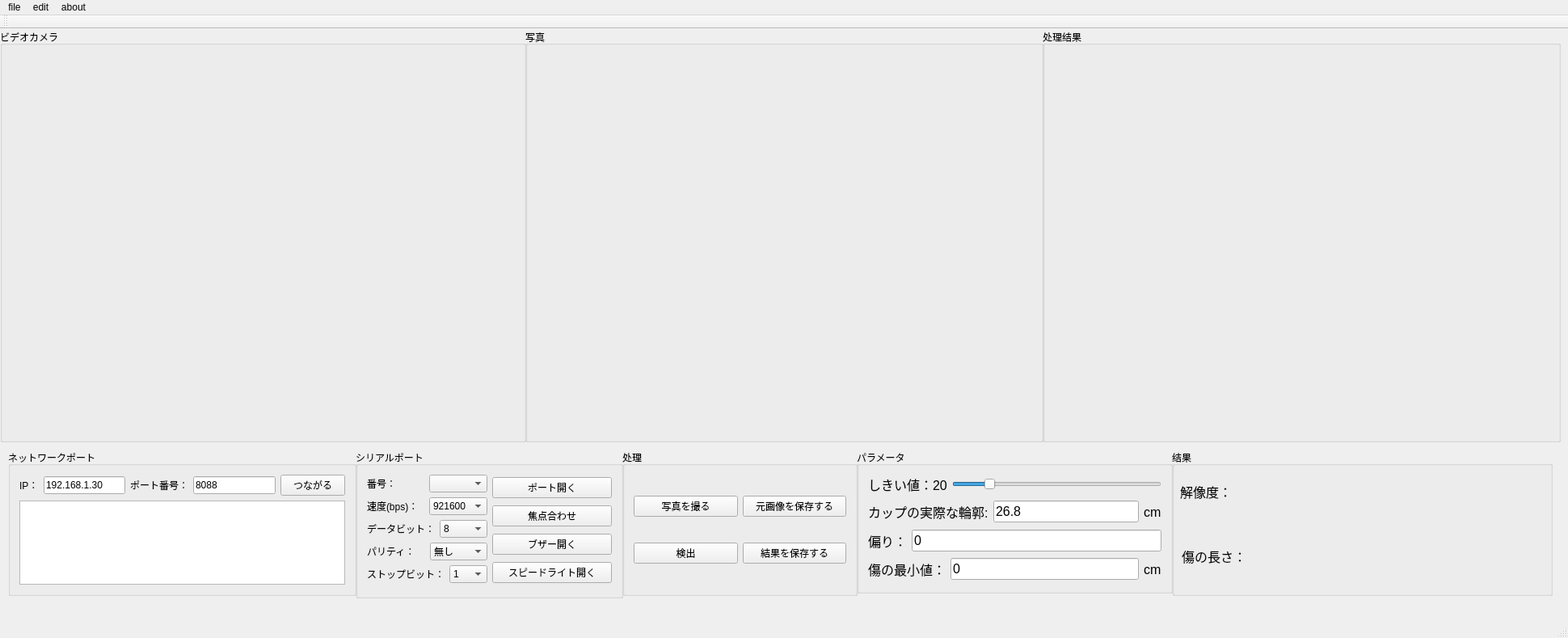
<?xml version="1.0" encoding="UTF-8"?>
<ui version="4.0">
 <class>MainWindow</class>
 <widget class="QMainWindow" name="MainWindow">
  <property name="geometry">
   <rect>
    <x>0</x>
    <y>0</y>
    <width>1940</width>
    <height>789</height>
   </rect>
  </property>
  <property name="windowTitle">
   <string>組み込みシステムを用いた産業用画像検出システムの設計（日本語版）@by Fan</string>
  </property>
  <widget class="QWidget" name="centralWidget">
   <widget class="QGroupBox" name="connectBox">
    <property name="geometry">
     <rect>
      <x>10</x>
      <y>520</y>
      <width>431</width>
      <height>181</height>
     </rect>
    </property>
    <property name="title">
     <string>ネットワークポート</string>
    </property>
    <layout class="QVBoxLayout" name="verticalLayout">
     <item>
      <layout class="QHBoxLayout" name="horizontalLayout">
       <item>
        <widget class="QLabel" name="IPLabel">
         <property name="text">
          <string>IP：</string>
         </property>
        </widget>
       </item>
       <item>
        <widget class="QLineEdit" name="txtIP">
         <property name="text">
          <string>192.168.1.30</string>
         </property>
        </widget>
       </item>
       <item>
        <widget class="QLabel" name="portLabel">
         <property name="text">
          <string>ポート番号：</string>
         </property>
        </widget>
       </item>
       <item>
        <widget class="QLineEdit" name="txtPort">
         <property name="text">
          <string>8088</string>
         </property>
        </widget>
       </item>
       <item>
        <widget class="QPushButton" name="connectBtn">
         <property name="cursor">
          <cursorShape>PointingHandCursor</cursorShape>
         </property>
         <property name="text">
          <string>つながる</string>
         </property>
        </widget>
       </item>
      </layout>
     </item>
     <item>
      <widget class="QTextEdit" name="txtReceive"/>
     </item>
    </layout>
   </widget>
   <widget class="QGroupBox" name="edgeImageGB">
    <property name="geometry">
     <rect>
      <x>1290</x>
      <y>0</y>
      <width>641</width>
      <height>511</height>
     </rect>
    </property>
    <property name="sizePolicy">
     <sizepolicy hsizetype="Minimum" vsizetype="Minimum">
      <horstretch>0</horstretch>
      <verstretch>0</verstretch>
     </sizepolicy>
    </property>
    <property name="title">
     <string>处理结果</string>
    </property>
    <widget class="QLabel" name="resultLabel">
     <property name="geometry">
      <rect>
       <x>0</x>
       <y>20</y>
       <width>640</width>
       <height>480</height>
      </rect>
     </property>
     <property name="text">
      <string/>
     </property>
    </widget>
   </widget>
   <widget class="QGroupBox" name="doGB">
    <property name="geometry">
     <rect>
      <x>770</x>
      <y>520</y>
      <width>291</width>
      <height>181</height>
     </rect>
    </property>
    <property name="title">
     <string>处理</string>
    </property>
    <layout class="QVBoxLayout" name="verticalLayout_2">
     <item>
      <layout class="QHBoxLayout" name="horizontalLayout_7">
       <item>
        <widget class="QPushButton" name="photoBtn">
         <property name="text">
          <string>写真を撮る</string>
         </property>
        </widget>
       </item>
       <item>
        <widget class="QPushButton" name="saveFormerButton">
         <property name="text">
          <string>元画像を保存する</string>
         </property>
        </widget>
       </item>
      </layout>
     </item>
     <item>
      <layout class="QHBoxLayout" name="horizontalLayout_8">
       <item>
        <widget class="QPushButton" name="edgeBtn">
         <property name="text">
          <string>検出</string>
         </property>
        </widget>
       </item>
       <item>
        <widget class="QPushButton" name="saveBtn">
         <property name="text">
          <string>結果を保存する</string>
         </property>
        </widget>
       </item>
      </layout>
     </item>
    </layout>
   </widget>
   <widget class="QGroupBox" name="photoImageGB">
    <property name="geometry">
     <rect>
      <x>650</x>
      <y>0</y>
      <width>641</width>
      <height>511</height>
     </rect>
    </property>
    <property name="sizePolicy">
     <sizepolicy hsizetype="Minimum" vsizetype="Minimum">
      <horstretch>0</horstretch>
      <verstretch>0</verstretch>
     </sizepolicy>
    </property>
    <property name="title">
     <string>写真</string>
    </property>
    <widget class="QLabel" name="photoLabel">
     <property name="geometry">
      <rect>
       <x>0</x>
       <y>20</y>
       <width>640</width>
       <height>480</height>
      </rect>
     </property>
     <property name="text">
      <string/>
     </property>
    </widget>
   </widget>
   <widget class="QGroupBox" name="getImageGB">
    <property name="geometry">
     <rect>
      <x>0</x>
      <y>0</y>
      <width>651</width>
      <height>511</height>
     </rect>
    </property>
    <property name="sizePolicy">
     <sizepolicy hsizetype="Minimum" vsizetype="Minimum">
      <horstretch>0</horstretch>
      <verstretch>0</verstretch>
     </sizepolicy>
    </property>
    <property name="title">
     <string>ビデオカメラ</string>
    </property>
    <widget class="QLabel" name="showLabel">
     <property name="geometry">
      <rect>
       <x>10</x>
       <y>20</y>
       <width>640</width>
       <height>480</height>
      </rect>
     </property>
     <property name="text">
      <string/>
     </property>
    </widget>
   </widget>
   <widget class="QGroupBox" name="setGB">
    <property name="geometry">
     <rect>
      <x>440</x>
      <y>520</y>
      <width>331</width>
      <height>184</height>
     </rect>
    </property>
    <property name="title">
     <string>シリアルポート</string>
    </property>
    <layout class="QHBoxLayout" name="horizontalLayout_9">
     <item>
      <layout class="QVBoxLayout" name="verticalLayout_3">
       <item>
        <layout class="QHBoxLayout" name="horizontalLayout_2">
         <item>
          <widget class="QLabel" name="serialNumlabel">
           <property name="text">
            <string>番号：</string>
           </property>
          </widget>
         </item>
         <item>
          <widget class="QComboBox" name="PortBox"/>
         </item>
        </layout>
       </item>
       <item>
        <layout class="QHBoxLayout" name="horizontalLayout_3">
         <item>
          <widget class="QLabel" name="baudRatelabel">
           <property name="frameShape">
            <enum>QFrame::NoFrame</enum>
           </property>
           <property name="text">
            <string>速度(bps)：</string>
           </property>
          </widget>
         </item>
         <item>
          <widget class="QComboBox" name="BaudBox">
           <property name="currentText">
            <string>921600</string>
           </property>
           <item>
            <property name="text">
             <string>921600</string>
            </property>
           </item>
           <item>
            <property name="text">
             <string>256000</string>
            </property>
           </item>
           <item>
            <property name="text">
             <string>115200</string>
            </property>
           </item>
           <item>
            <property name="text">
             <string>38400</string>
            </property>
           </item>
           <item>
            <property name="text">
             <string>19200</string>
            </property>
           </item>
           <item>
            <property name="text">
             <string>9600</string>
            </property>
           </item>
           <item>
            <property name="text">
             <string>4800</string>
            </property>
           </item>
           <item>
            <property name="text">
             <string>2400</string>
            </property>
           </item>
           <item>
            <property name="text">
             <string>1200</string>
            </property>
           </item>
          </widget>
         </item>
        </layout>
       </item>
       <item>
        <layout class="QHBoxLayout" name="horizontalLayout_4">
         <item>
          <widget class="QLabel" name="datalabel">
           <property name="text">
            <string>データビット：</string>
           </property>
          </widget>
         </item>
         <item>
          <widget class="QComboBox" name="BitNumBox">
           <item>
            <property name="text">
             <string>8</string>
            </property>
           </item>
           <item>
            <property name="text">
             <string>7</string>
            </property>
           </item>
           <item>
            <property name="text">
             <string>6</string>
            </property>
           </item>
           <item>
            <property name="text">
             <string>5</string>
            </property>
           </item>
          </widget>
         </item>
        </layout>
       </item>
       <item>
        <layout class="QHBoxLayout" name="horizontalLayout_5">
         <item>
          <widget class="QLabel" name="checklabel">
           <property name="text">
            <string>パリティ：</string>
           </property>
          </widget>
         </item>
         <item>
          <widget class="QComboBox" name="ParityBox">
           <item>
            <property name="text">
             <string>無し</string>
            </property>
           </item>
           <item>
            <property name="text">
             <string>奇数</string>
            </property>
           </item>
           <item>
            <property name="text">
             <string>偶数</string>
            </property>
           </item>
          </widget>
         </item>
        </layout>
       </item>
       <item>
        <layout class="QHBoxLayout" name="horizontalLayout_6">
         <item>
          <widget class="QLabel" name="stoplabel">
           <property name="text">
            <string>ストップビット：</string>
           </property>
          </widget>
         </item>
         <item>
          <widget class="QComboBox" name="StopBox">
           <item>
            <property name="text">
             <string>1</string>
            </property>
           </item>
           <item>
            <property name="text">
             <string>1.5</string>
            </property>
           </item>
           <item>
            <property name="text">
             <string>2</string>
            </property>
           </item>
          </widget>
         </item>
        </layout>
       </item>
      </layout>
     </item>
     <item>
      <layout class="QVBoxLayout" name="verticalLayout_4">
       <item>
        <widget class="QPushButton" name="serialOpenButton">
         <property name="text">
          <string>ポート開く</string>
         </property>
        </widget>
       </item>
       <item>
        <widget class="QPushButton" name="focusButton">
         <property name="text">
          <string>焦点合わせ</string>
         </property>
        </widget>
       </item>
       <item>
        <widget class="QPushButton" name="beepButton">
         <property name="text">
          <string>ブザー開く</string>
         </property>
        </widget>
       </item>
       <item>
        <widget class="QPushButton" name="ledCouldButton">
         <property name="text">
          <string>スピードライト開く</string>
         </property>
        </widget>
       </item>
      </layout>
     </item>
    </layout>
   </widget>
   <widget class="QGroupBox" name="parameterGroupBox">
    <property name="geometry">
     <rect>
      <x>1060</x>
      <y>520</y>
      <width>391</width>
      <height>178</height>
     </rect>
    </property>
    <property name="title">
     <string>パラメータ</string>
    </property>
    <layout class="QVBoxLayout" name="verticalLayout_5">
     <item>
      <layout class="QHBoxLayout" name="horizontalLayout_13">
       <item>
        <widget class="QLabel" name="edgeLabel">
         <property name="font">
          <font>
           <family>Arial</family>
           <pointsize>12</pointsize>
          </font>
         </property>
         <property name="text">
          <string>しきい値：20</string>
         </property>
        </widget>
       </item>
       <item>
        <widget class="QSlider" name="edgeSlider">
         <property name="font">
          <font>
           <family>Arial</family>
           <pointsize>12</pointsize>
          </font>
         </property>
         <property name="minimum">
          <number>1</number>
         </property>
         <property name="maximum">
          <number>120</number>
         </property>
         <property name="value">
          <number>20</number>
         </property>
         <property name="orientation">
          <enum>Qt::Horizontal</enum>
         </property>
        </widget>
       </item>
      </layout>
     </item>
     <item>
      <layout class="QHBoxLayout" name="horizontalLayout_12">
       <item>
        <widget class="QLabel" name="realLabel">
         <property name="font">
          <font>
           <family>Arial</family>
           <pointsize>12</pointsize>
          </font>
         </property>
         <property name="text">
          <string>カップの実際な輪郭:</string>
         </property>
        </widget>
       </item>
       <item>
        <widget class="QLineEdit" name="reallineEdit">
         <property name="font">
          <font>
           <family>Arial</family>
           <pointsize>12</pointsize>
          </font>
         </property>
         <property name="text">
          <string>26.8</string>
         </property>
        </widget>
       </item>
       <item>
        <widget class="QLabel" name="cmLabel">
         <property name="font">
          <font>
           <family>Arial</family>
           <pointsize>12</pointsize>
          </font>
         </property>
         <property name="text">
          <string>cm</string>
         </property>
        </widget>
       </item>
      </layout>
     </item>
     <item>
      <layout class="QHBoxLayout" name="horizontalLayout_11">
       <item>
        <widget class="QLabel" name="deltaLabel">
         <property name="font">
          <font>
           <family>Arial</family>
           <pointsize>12</pointsize>
          </font>
         </property>
         <property name="text">
          <string>偏り：</string>
         </property>
         <property name="textFormat">
          <enum>Qt::AutoText</enum>
         </property>
        </widget>
       </item>
       <item>
        <widget class="QLineEdit" name="deltaLineEdit">
         <property name="font">
          <font>
           <family>Arial</family>
           <pointsize>12</pointsize>
          </font>
         </property>
         <property name="text">
          <string>0</string>
         </property>
        </widget>
       </item>
      </layout>
     </item>
     <item>
      <layout class="QHBoxLayout" name="horizontalLayout_10">
       <item>
        <widget class="QLabel" name="minlengthLabel">
         <property name="font">
          <font>
           <family>Arial</family>
           <pointsize>12</pointsize>
          </font>
         </property>
         <property name="text">
          <string>傷の最小値：</string>
         </property>
         <property name="textFormat">
          <enum>Qt::AutoText</enum>
         </property>
        </widget>
       </item>
       <item>
        <widget class="QLineEdit" name="minlengthLineEdit">
         <property name="font">
          <font>
           <family>Arial</family>
           <pointsize>12</pointsize>
          </font>
         </property>
         <property name="text">
          <string>0</string>
         </property>
        </widget>
       </item>
       <item>
        <widget class="QLabel" name="cmLabel_2">
         <property name="font">
          <font>
           <family>Arial</family>
           <pointsize>12</pointsize>
          </font>
         </property>
         <property name="text">
          <string>cm</string>
         </property>
        </widget>
       </item>
      </layout>
     </item>
    </layout>
   </widget>
   <widget class="QGroupBox" name="resultGB">
    <property name="geometry">
     <rect>
      <x>1450</x>
      <y>520</y>
      <width>471</width>
      <height>181</height>
     </rect>
    </property>
    <property name="title">
     <string>结果</string>
    </property>
    <widget class="QLabel" name="resolutionLabel">
     <property name="geometry">
      <rect>
       <x>10</x>
       <y>40</y>
       <width>331</width>
       <height>23</height>
      </rect>
     </property>
     <property name="font">
      <font>
       <family>Arial</family>
       <pointsize>12</pointsize>
      </font>
     </property>
     <property name="text">
      <string>解像度：</string>
     </property>
    </widget>
    <widget class="QLabel" name="finallengthLabel">
     <property name="geometry">
      <rect>
       <x>12</x>
       <y>120</y>
       <width>331</width>
       <height>23</height>
      </rect>
     </property>
     <property name="font">
      <font>
       <family>Arial</family>
       <pointsize>12</pointsize>
      </font>
     </property>
     <property name="text">
      <string>傷の長さ：</string>
     </property>
     <property name="textFormat">
      <enum>Qt::AutoText</enum>
     </property>
    </widget>
   </widget>
  </widget>
  <widget class="QMenuBar" name="menuBar">
   <property name="geometry">
    <rect>
     <x>0</x>
     <y>0</y>
     <width>1940</width>
     <height>26</height>
    </rect>
   </property>
   <widget class="QMenu" name="menu">
    <property name="title">
     <string>file</string>
    </property>
    <addaction name="actionOpenImage"/>
    <addaction name="separator"/>
    <addaction name="actionExit"/>
   </widget>
   <widget class="QMenu" name="menu_2">
    <property name="title">
     <string>edit</string>
    </property>
    <addaction name="actionClear"/>
   </widget>
   <widget class="QMenu" name="menu_3">
    <property name="title">
     <string>about</string>
    </property>
    <addaction name="actionAbout"/>
   </widget>
   <addaction name="menu"/>
   <addaction name="menu_2"/>
   <addaction name="menu_3"/>
  </widget>
  <widget class="QToolBar" name="mainToolBar">
   <attribute name="toolBarArea">
    <enum>TopToolBarArea</enum>
   </attribute>
   <attribute name="toolBarBreak">
    <bool>false</bool>
   </attribute>
  </widget>
  <widget class="QStatusBar" name="statusBar"/>
  <action name="actionOpenImage">
   <property name="text">
    <string>open a picture</string>
   </property>
  </action>
  <action name="actionExit">
   <property name="text">
    <string>quit</string>
   </property>
  </action>
  <action name="actionClear">
   <property name="text">
    <string>clear out</string>
   </property>
  </action>
  <action name="actionAbout">
   <property name="text">
    <string>It is a japnese version</string>
   </property>
  </action>
 </widget>
 <layoutdefault spacing="6" margin="11"/>
 <resources/>
 <connections/>
</ui>
